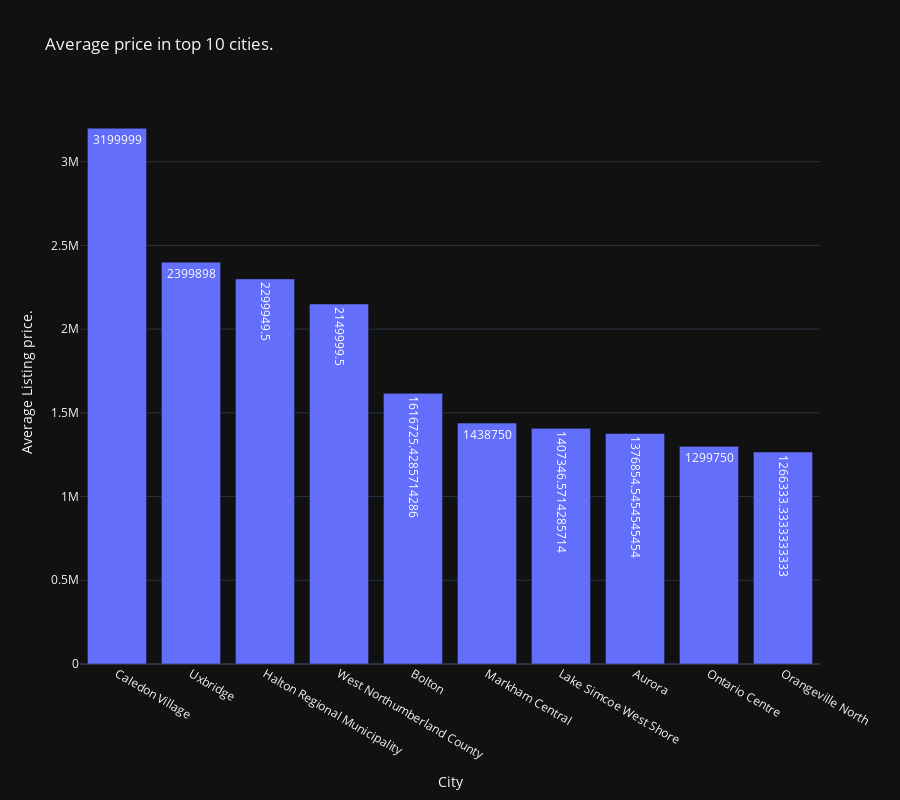

Notebook source saved alongside this figure:
### Markdown cell above
**Top 10 Average price per city**

### Code cell
avg_price_per_city = df.groupby('city')['price'].mean().reset_index()

avg_price_per_city = avg_price_per_city.sort_values(by='price', ascending=False)[:10]

fig = px.bar(avg_price_per_city, x='city', y='price', title='Average Listing Price per City', labels={'price': 'Average Price', 'city': 'City'},text=avg_price_per_city["price"], template='plotly_dark')

fig.update_layout(
    title='Average price in top 10 cities.',
    xaxis_title='City',
    yaxis_title='Average Listing price.',
    xaxis={'categoryorder':'total descending'},
    height=800
)

fig.show()

### Figure 1 — Plotly figure (JSON) as saved in the notebook; plotly's stock layout.template omitted (floating-point values rounded to 4 significant figures)
{"data": [{"alignmentgroup": "True", "hovertemplate": "City=%{x}<br>Average Price=%{text}<extra></extra>", "legendgroup": "", "marker": {"color": "#636efa", "pattern": {"shape": ""}}, "name": "", "offsetgroup": "", "orientation": "v", "showlegend": false, "text": [3199999, 2399898, 2300000.0, 2150000.0, 1617000.0, 1438750, 1407000.0, 1377000.0, 1299750, 1266000.0], "textposition": "auto", "type": "bar", "x": ["Caledon Village", "Uxbridge", "Halton Regional Municipality", "West Northumberland County", "Bolton", "Markham Central", "Lake Simcoe West Shore", "Aurora", "Ontario Centre", "Orangeville North"], "xaxis": "x", "y": [3199999, 2399898, 2300000.0, 2150000.0, 1617000.0, 1438750, 1407000.0, 1377000.0, 1299750, 1266000.0], "yaxis": "y"}], "layout": {"barmode": "relative", "height": 800, "legend": {"tracegroupgap": 0}, "title": {"text": "Average price in top 10 cities."}, "xaxis": {"anchor": "y", "categoryorder": "total descending", "domain": [0, 1], "title": {"text": "City"}}, "yaxis": {"anchor": "x", "domain": [0, 1], "title": {"text": "Average Listing price."}}}}
